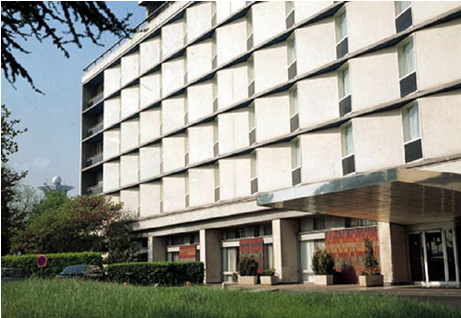
%> input picture Projeto1/Q4/1.bmp, 461 x 318 px
$ octave --eval "contaAndares3('1.bmp');"   (GNU Octave 9; MATLAB toolbox functions it lacks are replaced by stand-ins)
%> lines starting %> are read from the running program, lines starting %| are printed output that depends on the picture; in (x1, y1, x2, y2) boxes, pixels count from 0 and x2, y2 are one past the last pixel; in counts of white or black regions, pixels touching at a corner belong together; the program's own positions count from 1
function contaAndares3(path)
%> called with path = '1.bmp'
    im = imread(path);
%> im is the input picture: size 318x461x3 uint8; mean R, G, B 143.8, 144.4, 134.7
    figure, imshow(im);
    %Binariza com um threshold que exclui quase tudo menos o prédio
    bw = im2bw(im, 0.8);
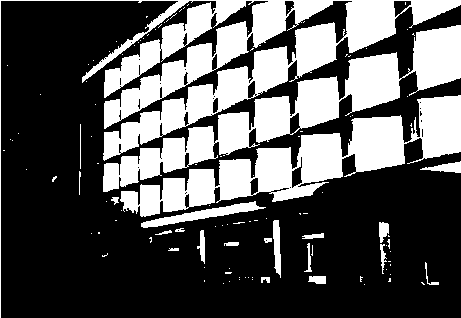
%> bw: size 318x461 logical; 33.9% white; 117 white regions (95 under 20 px), largest, box (x1, y1, x2, y2) and area: (0, 0, 461, 318) 20938, (120, 95, 461, 217) 13021, (103, 25, 461, 192) 12901
    figure, imshow(bw);

    %Erosao para remover ruídos
    se = strel('square', 12);
    erode = imerode(bw, se);
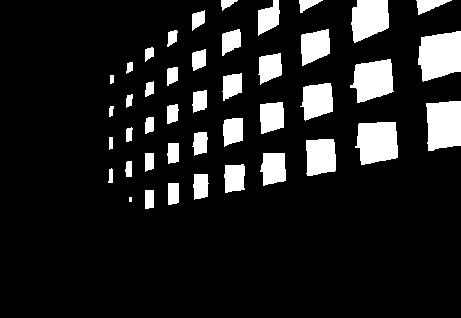
%> erode: size 318x461 logical; 12.6% white; 43 white regions (1 under 20 px), largest, box (x1, y1, x2, y2) and area: (418, 31, 461, 82) 1735, (426, 101, 461, 151) 1547, (355, 122, 398, 165) 1523
    figure, imshow(erode);

    %Dilata para juntar as janelas
    se = strel('line', 32, 2);
    dilate = imdilate(erode, se);
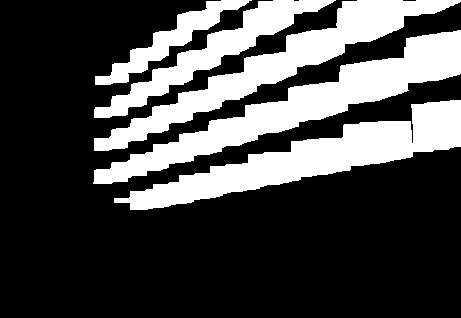
%> dilate: size 318x461 logical; 28.8% white; 5 white regions, box (x1, y1, x2, y2) and area: (93, 30, 461, 184) 12194, (114, 100, 461, 210) 11673, (94, 0, 461, 151) 9939, (94, 0, 336, 118) 5557, (95, 0, 252, 85) 2924
    figure, imshow(dilate);

    cc = bwconncomp(dilate);
%> cc = 5 connected components
    disp(cc);
    disp('Numero de Andares: ');
%> (printed output is left out)
    disp(cc.NumObjects);
%| 5

end
